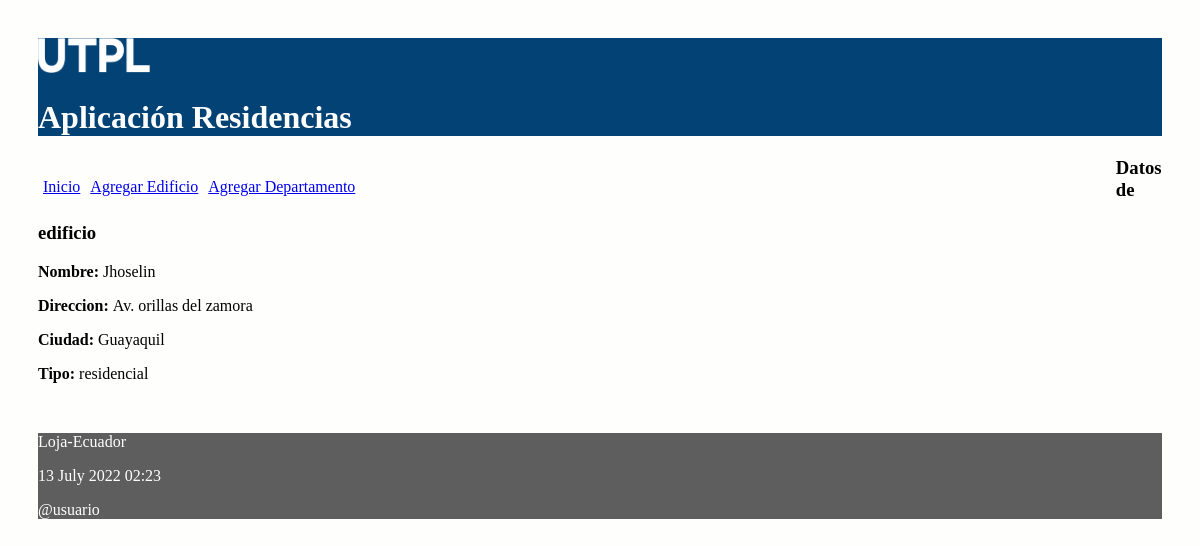
The app's page /edificio/1 with its own data.
### residencia/models.py (models this page shows, shortened)
class Edificio(models.Model):
	opcionesTipo = (
		('residencial', 'Residencial'),
		('comercial', 'Comercial'),
	)
	nombre = models.CharField(max_length=30)
	direccion = models.CharField(max_length=30)
	ciudad = models.CharField(max_length=30)
	tipo = models.CharField(max_length=25, choices=opcionesTipo)

### residencia/views.py (the view)
# urls.py: path('edificio/<int:id>', views.obtener_edificio,
def obtener_edificio(request, id):
    edificio = Edificio.objects.get(pk=id)
    informacion_template = {'edificio': edificio}
    return render(request, 'obtener_edificio.html', informacion_template)

### residencia/templates/obtener_edificio.html
{% extends "master.html" %}
{% block content %}
<h3>Datos de edificio</h3>
<p><b>Nombre: </b>{{edificio.nombre}}</p>
<p><b>Direccion: </b>{{edificio.direccion}}</p>
<p><b>Ciudad: </b>{{edificio.ciudad}}</p>
<p><b>Tipo: </b>{{edificio.tipo}}</p>
<br/>
{% endblock %}

### residencia/static/css/estilos.css (style rules this page uses)
body { background: #FEFEFD; padding: 30px; }

### records on screen
Edificio: nombre "Jhoselin", direccion "Av. orillas del zamora", ciudad "Guayaquil", tipo "residencial"
